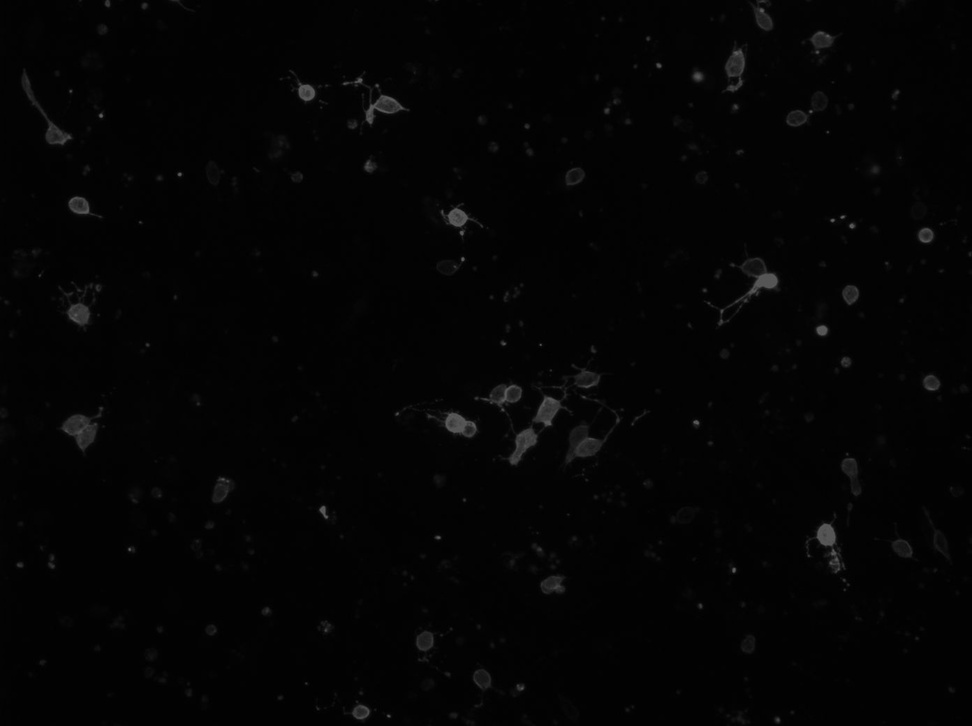
#> input picture Final Exercise/final4.jpg, 972 x 726 px, shrunk from 1392 x 1040 before the run
$ python final4_contour.py
#> lines starting #> are read from the running program, lines starting #| are printed output that depends on the picture; after the words box and inside, x2 and y2 are one past the last pixel; in counts of white or black regions, pixels touching at a corner belong together
import cv2 as cv
import numpy as np
import matplotlib.pyplot as plt

if __name__ == "__main__":
    img = cv.imread("final4.jpg", cv.IMREAD_GRAYSCALE)
#> img is the input picture: shape (726, 972); min 0, max 96, mean 4.1

    _,cvt_img  = cv.threshold(img, 15, 100, cv.THRESH_BINARY)
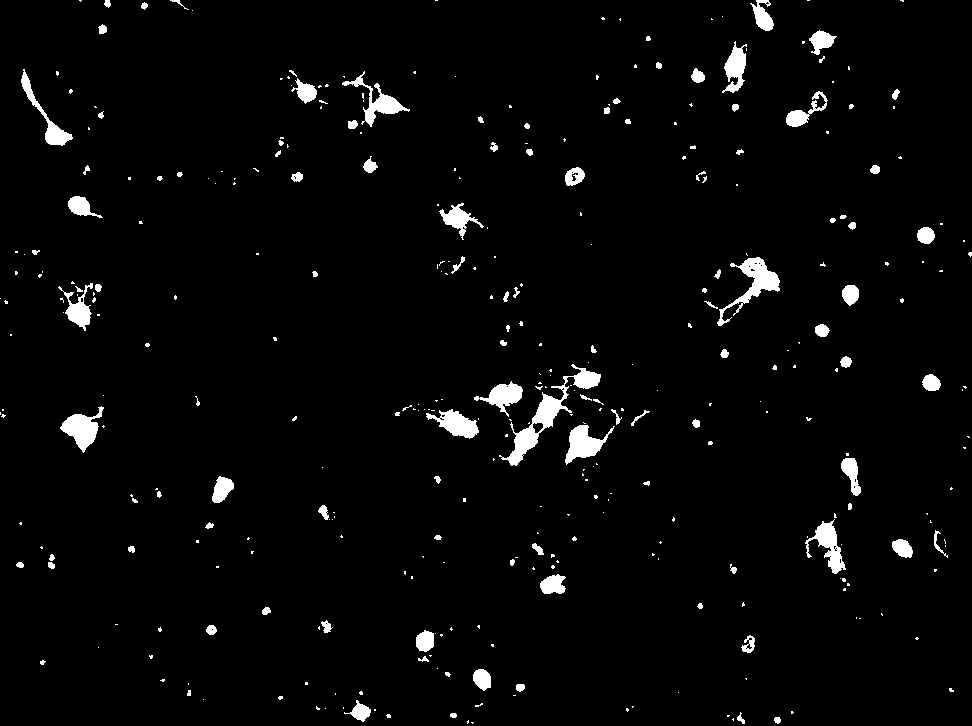
#> cvt_img: shape (726, 972); values 0 (black) and 100 (white), 3% white; 360 white regions (247 under 20 px), largest, box (x1, y1, x2, y2) and area: (499, 364, 601, 466) 1870, (717, 257, 780, 326) 1188, (60, 406, 104, 453) 922

    edges = cv.Canny(cvt_img, 15, 100)
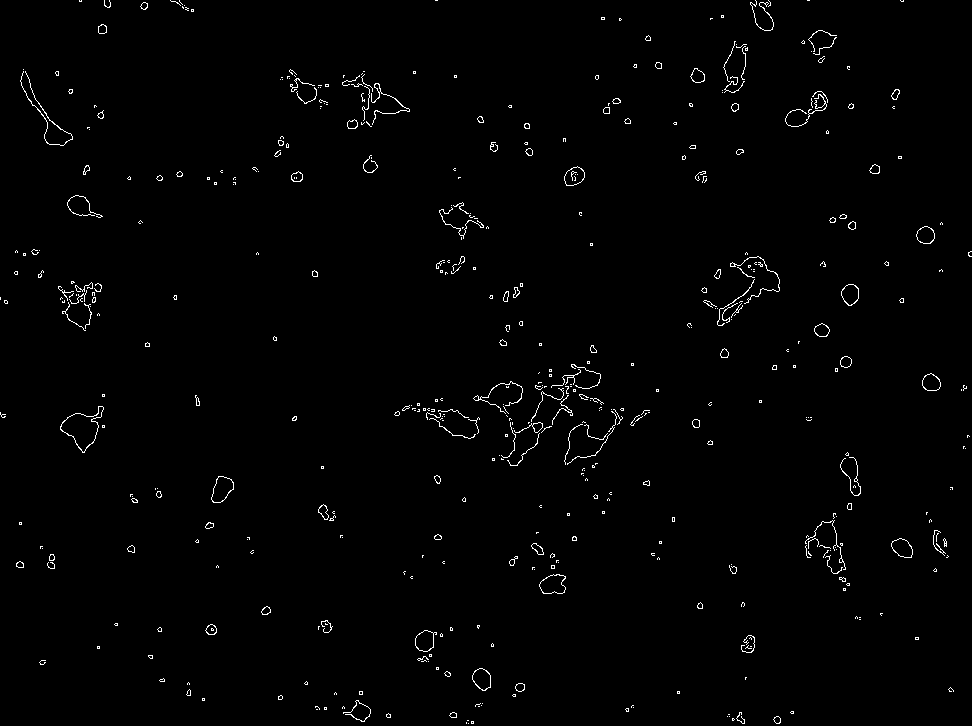
#> edges: shape (726, 972); 1.1% white in thin lines or dots


    kernel = np.ones((3,3), np.uint8)

    img_delation = cv.dilate(edges, kernel, iterations=1)
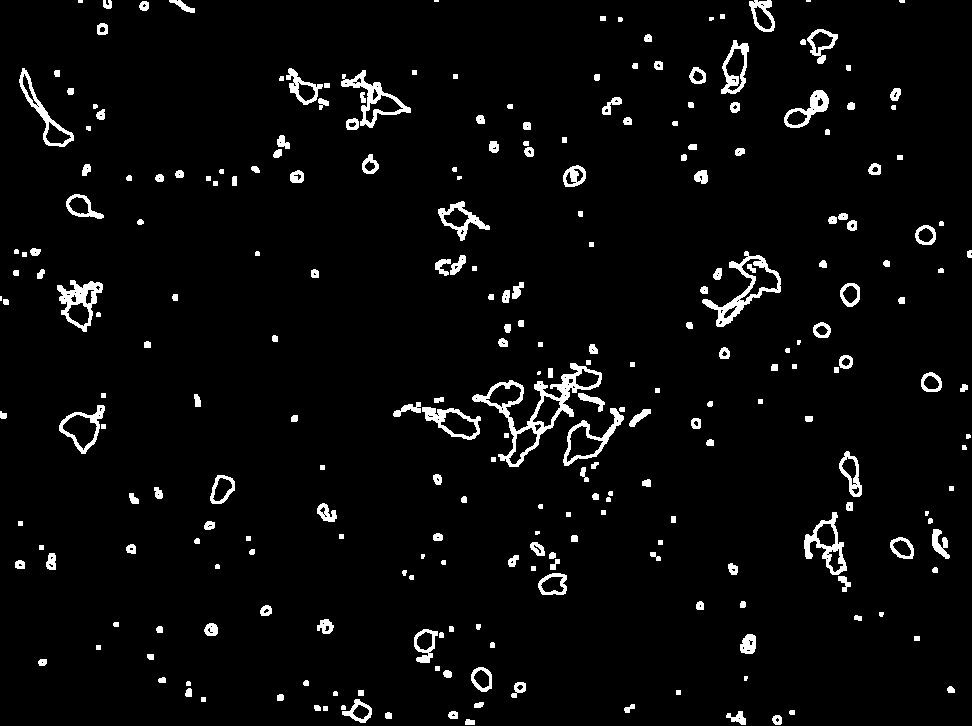
#> img_delation: shape (726, 972); 3.9% white; 260 white regions (13 under 20 px), largest, box (x1, y1, x2, y2) and area: (472, 363, 602, 467) 2301, (702, 251, 781, 327) 1241, (341, 70, 411, 128) 953
    img_erosion = cv.erode(img_delation, kernel, iterations=1)
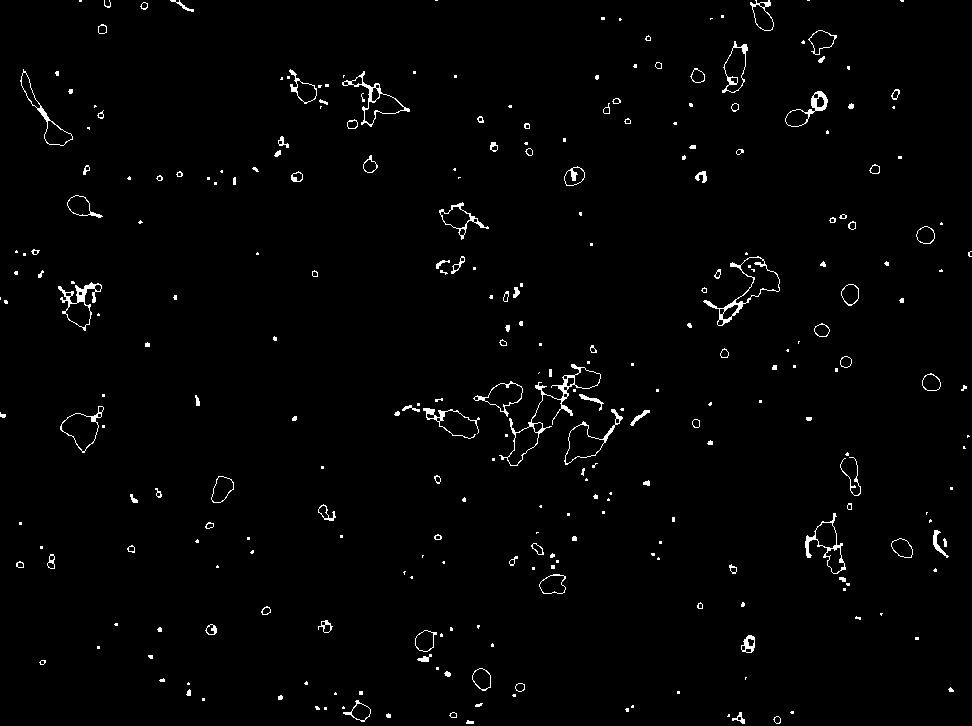
#> img_erosion: shape (726, 972); 1.5% white in thin lines or dots

    plt.subplot(2,3,1)
    plt.imshow(img, cmap='gray')
    plt.title("Original image")

    plt.subplot(2,3,2)
    plt.imshow(cvt_img, cmap='gray')
    plt.title("Binary image")

    plt.subplot(2,3,3)
    plt.imshow(edges, cmap='gray')
    plt.title("Canny")

    plt.subplot(2,3,4)
    plt.imshow(img_delation, cmap='gray')
    plt.title("Delation")

    plt.subplot(2,3,5)
    plt.imshow(img_erosion, cmap='gray')
    plt.title("Erosion")

    plt.subplot(2,3,6)
    plt.imshow(np.array(img, dtype=float) + img_erosion, cmap='gray')
    plt.title("Draw Contour")


    plt.show()
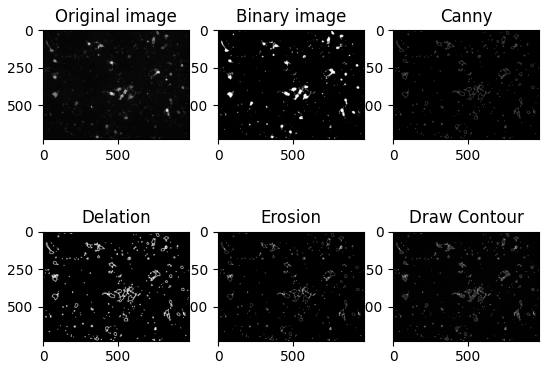
#> figure drawn by matplotlib, 6 panels
